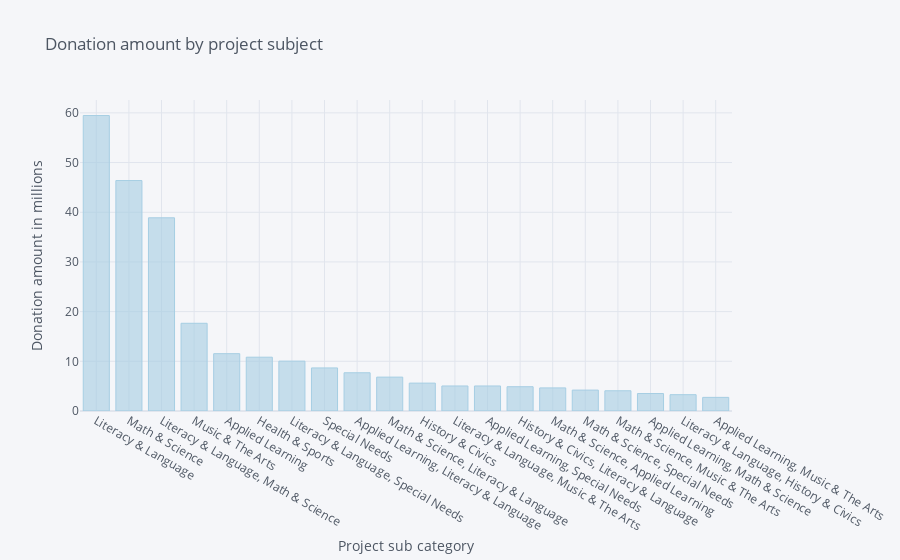

The notebook cell saved with this chart:
### Code cell
s9 = s8/1000000
s9.iplot(kind="bar" , xTitle='Project sub category' , yTitle='Donation amount in millions',
        title='Donation amount by project subject' , colorscale='paired')

### Figure 1 — Plotly figure (JSON) as saved in the notebook; plotly's stock layout.template omitted (floating-point values rounded to 4 significant figures)
{"data": [{"marker": {"color": "rgba(166, 206, 227, 0.6)", "line": {"color": "rgba(166, 206, 227, 1.0)", "width": 1}}, "name": "Donation Amount", "orientation": "v", "text": "", "type": "bar", "x": ["Literacy & Language", "Math & Science", "Literacy & Language, Math & Science", "Music & The Arts", "Applied Learning", "Health & Sports", "Literacy & Language, Special Needs", "Special Needs", "Applied Learning, Literacy & Language", "Math & Science, Literacy & Language", "History & Civics", "Literacy & Language, Music & The Arts", "Applied Learning, Special Needs", "History & Civics, Literacy & Language", "Math & Science, Applied Learning", "Math & Science, Special Needs", "Math & Science, Music & The Arts", "Applied Learning, Math & Science", "Literacy & Language, History & Civics", "Applied Learning, Music & The Arts"], "y": [59.46, 46.38, 38.88, 17.65, 11.54, 10.83, 10.04, 8.669, 7.691, 6.82, 5.612, 5.039, 5.036, 4.887, 4.646, 4.207, 4.07, 3.513, 3.282, 2.744]}], "layout": {"legend": {"bgcolor": "#F5F6F9", "font": {"color": "#4D5663"}}, "paper_bgcolor": "#F5F6F9", "plot_bgcolor": "#F5F6F9", "title": {"font": {"color": "#4D5663"}, "text": "Donation amount by project subject"}, "xaxis": {"gridcolor": "#E1E5ED", "showgrid": true, "tickfont": {"color": "#4D5663"}, "title": {"font": {"color": "#4D5663"}, "text": "Project sub category"}, "zerolinecolor": "#E1E5ED"}, "yaxis": {"gridcolor": "#E1E5ED", "showgrid": true, "tickfont": {"color": "#4D5663"}, "title": {"font": {"color": "#4D5663"}, "text": "Donation amount in millions"}, "zerolinecolor": "#E1E5ED"}}}
